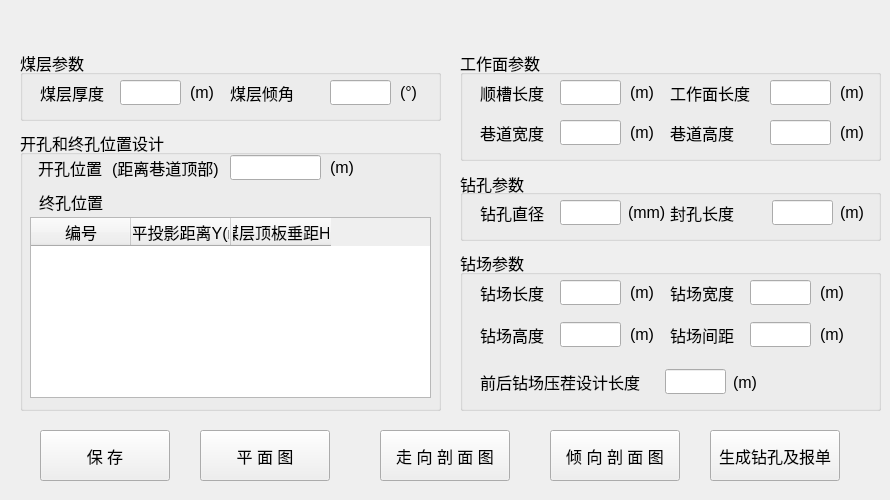
<?xml version="1.0" encoding="UTF-8"?>
<ui version="4.0">
 <class>gas_design_p3_2_dlg</class>
 <widget class="QWidget" name="gas_design_p3_2_dlg">
  <property name="geometry">
   <rect>
    <x>0</x>
    <y>0</y>
    <width>890</width>
    <height>500</height>
   </rect>
  </property>
  <property name="windowTitle">
   <string>顶板高位走向钻孔瓦斯抽采法</string>
  </property>
  <property name="windowIcon">
   <iconset resource="../usecad.qrc">
    <normaloff>:/images/cbm.ico</normaloff>:/images/cbm.ico</iconset>
  </property>
  <widget class="QWidget" name="widget_main" native="true">
   <property name="geometry">
    <rect>
     <x>0</x>
     <y>30</y>
     <width>891</width>
     <height>471</height>
    </rect>
   </property>
   <widget class="QPushButton" name="plane_graph">
    <property name="geometry">
     <rect>
      <x>200</x>
      <y>400</y>
      <width>130</width>
      <height>51</height>
     </rect>
    </property>
    <property name="font">
     <font>
      <pointsize>12</pointsize>
     </font>
    </property>
    <property name="text">
     <string>平 面 图</string>
    </property>
   </widget>
   <widget class="QGroupBox" name="groupBox_3">
    <property name="geometry">
     <rect>
      <x>460</x>
      <y>140</y>
      <width>421</width>
      <height>71</height>
     </rect>
    </property>
    <property name="font">
     <font>
      <pointsize>12</pointsize>
     </font>
    </property>
    <property name="title">
     <string>钻孔参数</string>
    </property>
    <property name="alignment">
     <set>Qt::AlignLeading|Qt::AlignLeft|Qt::AlignVCenter</set>
    </property>
    <widget class="QLineEdit" name="dp">
     <property name="geometry">
      <rect>
       <x>100</x>
       <y>30</y>
       <width>61</width>
       <height>25</height>
      </rect>
     </property>
     <property name="font">
      <font>
       <pointsize>12</pointsize>
      </font>
     </property>
    </widget>
    <widget class="QLabel" name="label_17">
     <property name="geometry">
      <rect>
       <x>20</x>
       <y>30</y>
       <width>81</width>
       <height>25</height>
      </rect>
     </property>
     <property name="font">
      <font>
       <pointsize>12</pointsize>
      </font>
     </property>
     <property name="text">
      <string>钻孔直径</string>
     </property>
    </widget>
    <widget class="QLabel" name="label_18">
     <property name="geometry">
      <rect>
       <x>168</x>
       <y>30</y>
       <width>41</width>
       <height>25</height>
      </rect>
     </property>
     <property name="font">
      <font>
       <pointsize>12</pointsize>
      </font>
     </property>
     <property name="text">
      <string>&lt;html&gt;&lt;head/&gt;&lt;body&gt;&lt;p&gt;(mm)&lt;/p&gt;&lt;/body&gt;&lt;/html&gt;</string>
     </property>
    </widget>
    <widget class="QLabel" name="label_38">
     <property name="geometry">
      <rect>
       <x>380</x>
       <y>30</y>
       <width>31</width>
       <height>25</height>
      </rect>
     </property>
     <property name="text">
      <string>(m)</string>
     </property>
    </widget>
    <widget class="QLineEdit" name="close_length">
     <property name="geometry">
      <rect>
       <x>312</x>
       <y>30</y>
       <width>61</width>
       <height>25</height>
      </rect>
     </property>
     <property name="font">
      <font>
       <pointsize>12</pointsize>
      </font>
     </property>
    </widget>
    <widget class="QLabel" name="label_37">
     <property name="geometry">
      <rect>
       <x>210</x>
       <y>30</y>
       <width>71</width>
       <height>25</height>
      </rect>
     </property>
     <property name="font">
      <font>
       <pointsize>12</pointsize>
      </font>
     </property>
     <property name="text">
      <string>封孔长度</string>
     </property>
    </widget>
   </widget>
   <widget class="QGroupBox" name="groupBox">
    <property name="geometry">
     <rect>
      <x>20</x>
      <y>20</y>
      <width>421</width>
      <height>71</height>
     </rect>
    </property>
    <property name="font">
     <font>
      <pointsize>12</pointsize>
     </font>
    </property>
    <property name="title">
     <string>煤层参数</string>
    </property>
    <widget class="QLineEdit" name="dip_angle">
     <property name="geometry">
      <rect>
       <x>310</x>
       <y>30</y>
       <width>61</width>
       <height>25</height>
      </rect>
     </property>
     <property name="font">
      <font>
       <pointsize>12</pointsize>
      </font>
     </property>
    </widget>
    <widget class="QLabel" name="label_10">
     <property name="geometry">
      <rect>
       <x>210</x>
       <y>30</y>
       <width>81</width>
       <height>25</height>
      </rect>
     </property>
     <property name="font">
      <font>
       <pointsize>12</pointsize>
      </font>
     </property>
     <property name="text">
      <string>煤层倾角</string>
     </property>
    </widget>
    <widget class="QLineEdit" name="thick">
     <property name="geometry">
      <rect>
       <x>100</x>
       <y>30</y>
       <width>61</width>
       <height>25</height>
      </rect>
     </property>
     <property name="font">
      <font>
       <pointsize>12</pointsize>
      </font>
     </property>
    </widget>
    <widget class="QLabel" name="label_7">
     <property name="geometry">
      <rect>
       <x>170</x>
       <y>30</y>
       <width>31</width>
       <height>25</height>
      </rect>
     </property>
     <property name="font">
      <font>
       <pointsize>12</pointsize>
      </font>
     </property>
     <property name="text">
      <string>&lt;html&gt;&lt;head/&gt;&lt;body&gt;&lt;p&gt;(m)&lt;/p&gt;&lt;/body&gt;&lt;/html&gt;</string>
     </property>
    </widget>
    <widget class="QLabel" name="label_9">
     <property name="geometry">
      <rect>
       <x>380</x>
       <y>30</y>
       <width>31</width>
       <height>25</height>
      </rect>
     </property>
     <property name="font">
      <font>
       <pointsize>12</pointsize>
      </font>
     </property>
     <property name="text">
      <string>&lt;html&gt;&lt;head/&gt;&lt;body&gt;&lt;p&gt;(°)&lt;/p&gt;&lt;/body&gt;&lt;/html&gt;</string>
     </property>
    </widget>
    <widget class="QLabel" name="label_6">
     <property name="geometry">
      <rect>
       <x>20</x>
       <y>30</y>
       <width>81</width>
       <height>25</height>
      </rect>
     </property>
     <property name="font">
      <font>
       <pointsize>12</pointsize>
      </font>
     </property>
     <property name="text">
      <string>煤层厚度</string>
     </property>
    </widget>
   </widget>
   <widget class="QPushButton" name="dip_graph">
    <property name="geometry">
     <rect>
      <x>550</x>
      <y>400</y>
      <width>130</width>
      <height>51</height>
     </rect>
    </property>
    <property name="font">
     <font>
      <pointsize>12</pointsize>
     </font>
    </property>
    <property name="text">
     <string>倾 向 剖 面 图</string>
    </property>
   </widget>
   <widget class="QGroupBox" name="groupBox_2">
    <property name="geometry">
     <rect>
      <x>460</x>
      <y>20</y>
      <width>421</width>
      <height>111</height>
     </rect>
    </property>
    <property name="font">
     <font>
      <pointsize>12</pointsize>
     </font>
    </property>
    <property name="title">
     <string>工作面参数</string>
    </property>
    <widget class="QLineEdit" name="l2">
     <property name="geometry">
      <rect>
       <x>310</x>
       <y>30</y>
       <width>61</width>
       <height>25</height>
      </rect>
     </property>
     <property name="font">
      <font>
       <pointsize>12</pointsize>
      </font>
     </property>
    </widget>
    <widget class="QLabel" name="label_11">
     <property name="geometry">
      <rect>
       <x>210</x>
       <y>30</y>
       <width>81</width>
       <height>25</height>
      </rect>
     </property>
     <property name="font">
      <font>
       <pointsize>12</pointsize>
      </font>
     </property>
     <property name="text">
      <string>工作面长度</string>
     </property>
    </widget>
    <widget class="QLineEdit" name="l1">
     <property name="geometry">
      <rect>
       <x>100</x>
       <y>30</y>
       <width>61</width>
       <height>25</height>
      </rect>
     </property>
     <property name="font">
      <font>
       <pointsize>12</pointsize>
      </font>
     </property>
    </widget>
    <widget class="QLabel" name="label_13">
     <property name="geometry">
      <rect>
       <x>20</x>
       <y>30</y>
       <width>81</width>
       <height>25</height>
      </rect>
     </property>
     <property name="font">
      <font>
       <pointsize>12</pointsize>
      </font>
     </property>
     <property name="text">
      <string>顺槽长度</string>
     </property>
    </widget>
    <widget class="QLineEdit" name="h">
     <property name="geometry">
      <rect>
       <x>310</x>
       <y>70</y>
       <width>61</width>
       <height>25</height>
      </rect>
     </property>
     <property name="font">
      <font>
       <pointsize>12</pointsize>
      </font>
     </property>
    </widget>
    <widget class="QLabel" name="label_14">
     <property name="geometry">
      <rect>
       <x>20</x>
       <y>70</y>
       <width>81</width>
       <height>25</height>
      </rect>
     </property>
     <property name="font">
      <font>
       <pointsize>12</pointsize>
      </font>
     </property>
     <property name="text">
      <string>巷道宽度</string>
     </property>
    </widget>
    <widget class="QLabel" name="label_12">
     <property name="geometry">
      <rect>
       <x>210</x>
       <y>70</y>
       <width>71</width>
       <height>25</height>
      </rect>
     </property>
     <property name="font">
      <font>
       <pointsize>12</pointsize>
      </font>
     </property>
     <property name="text">
      <string>巷道高度</string>
     </property>
    </widget>
    <widget class="QLineEdit" name="w">
     <property name="geometry">
      <rect>
       <x>100</x>
       <y>70</y>
       <width>61</width>
       <height>25</height>
      </rect>
     </property>
     <property name="font">
      <font>
       <pointsize>12</pointsize>
      </font>
     </property>
    </widget>
    <widget class="QLabel" name="label_8">
     <property name="geometry">
      <rect>
       <x>170</x>
       <y>30</y>
       <width>31</width>
       <height>25</height>
      </rect>
     </property>
     <property name="font">
      <font>
       <pointsize>12</pointsize>
      </font>
     </property>
     <property name="text">
      <string>&lt;html&gt;&lt;head/&gt;&lt;body&gt;&lt;p&gt;(m)&lt;/p&gt;&lt;/body&gt;&lt;/html&gt;</string>
     </property>
    </widget>
    <widget class="QLabel" name="label_16">
     <property name="geometry">
      <rect>
       <x>170</x>
       <y>70</y>
       <width>31</width>
       <height>25</height>
      </rect>
     </property>
     <property name="font">
      <font>
       <pointsize>12</pointsize>
      </font>
     </property>
     <property name="text">
      <string>&lt;html&gt;&lt;head/&gt;&lt;body&gt;&lt;p&gt;(m)&lt;/p&gt;&lt;/body&gt;&lt;/html&gt;</string>
     </property>
    </widget>
    <widget class="QLabel" name="label_24">
     <property name="geometry">
      <rect>
       <x>380</x>
       <y>70</y>
       <width>31</width>
       <height>25</height>
      </rect>
     </property>
     <property name="font">
      <font>
       <pointsize>12</pointsize>
      </font>
     </property>
     <property name="text">
      <string>&lt;html&gt;&lt;head/&gt;&lt;body&gt;&lt;p&gt;(m)&lt;/p&gt;&lt;/body&gt;&lt;/html&gt;</string>
     </property>
    </widget>
    <widget class="QLabel" name="label_25">
     <property name="geometry">
      <rect>
       <x>380</x>
       <y>30</y>
       <width>31</width>
       <height>25</height>
      </rect>
     </property>
     <property name="font">
      <font>
       <pointsize>12</pointsize>
      </font>
     </property>
     <property name="text">
      <string>&lt;html&gt;&lt;head/&gt;&lt;body&gt;&lt;p&gt;(m)&lt;/p&gt;&lt;/body&gt;&lt;/html&gt;</string>
     </property>
    </widget>
   </widget>
   <widget class="QPushButton" name="head_graph">
    <property name="geometry">
     <rect>
      <x>380</x>
      <y>400</y>
      <width>130</width>
      <height>51</height>
     </rect>
    </property>
    <property name="font">
     <font>
      <pointsize>12</pointsize>
     </font>
    </property>
    <property name="text">
     <string>走 向 剖 面 图</string>
    </property>
   </widget>
   <widget class="QPushButton" name="create_report">
    <property name="geometry">
     <rect>
      <x>710</x>
      <y>400</y>
      <width>130</width>
      <height>51</height>
     </rect>
    </property>
    <property name="font">
     <font>
      <pointsize>12</pointsize>
     </font>
    </property>
    <property name="text">
     <string>生成钻孔及报单</string>
    </property>
   </widget>
   <widget class="QPushButton" name="save">
    <property name="geometry">
     <rect>
      <x>40</x>
      <y>400</y>
      <width>130</width>
      <height>51</height>
     </rect>
    </property>
    <property name="font">
     <font>
      <pointsize>12</pointsize>
     </font>
    </property>
    <property name="autoFillBackground">
     <bool>false</bool>
    </property>
    <property name="text">
     <string>保 存</string>
    </property>
   </widget>
   <widget class="QGroupBox" name="groupBox_4">
    <property name="geometry">
     <rect>
      <x>20</x>
      <y>100</y>
      <width>421</width>
      <height>281</height>
     </rect>
    </property>
    <property name="font">
     <font>
      <pointsize>12</pointsize>
     </font>
    </property>
    <property name="title">
     <string>开孔和终孔位置设计</string>
    </property>
    <widget class="QLabel" name="label_43">
     <property name="geometry">
      <rect>
       <x>92</x>
       <y>25</y>
       <width>121</width>
       <height>25</height>
      </rect>
     </property>
     <property name="text">
      <string>(距离巷道顶部)</string>
     </property>
    </widget>
    <widget class="QLabel" name="label_44">
     <property name="geometry">
      <rect>
       <x>18</x>
       <y>25</y>
       <width>71</width>
       <height>25</height>
      </rect>
     </property>
     <property name="font">
      <font>
       <pointsize>12</pointsize>
      </font>
     </property>
     <property name="text">
      <string>开孔位置</string>
     </property>
    </widget>
    <widget class="QLineEdit" name="begin_dist">
     <property name="geometry">
      <rect>
       <x>210</x>
       <y>25</y>
       <width>91</width>
       <height>25</height>
      </rect>
     </property>
     <property name="font">
      <font>
       <pointsize>12</pointsize>
      </font>
     </property>
    </widget>
    <widget class="QLabel" name="label_47">
     <property name="geometry">
      <rect>
       <x>310</x>
       <y>25</y>
       <width>31</width>
       <height>25</height>
      </rect>
     </property>
     <property name="text">
      <string>(m)</string>
     </property>
    </widget>
    <widget class="QTableWidget" name="pore">
     <property name="geometry">
      <rect>
       <x>10</x>
       <y>87</y>
       <width>401</width>
       <height>181</height>
      </rect>
     </property>
     <property name="font">
      <font>
       <pointsize>12</pointsize>
      </font>
     </property>
     <column>
      <property name="text">
       <string>编号</string>
      </property>
     </column>
     <column>
      <property name="text">
       <string>水平投影距离Y(m)</string>
      </property>
     </column>
     <column>
      <property name="text">
       <string>与煤层顶板垂距H(m)</string>
      </property>
     </column>
    </widget>
    <widget class="QLabel" name="label_48">
     <property name="geometry">
      <rect>
       <x>19</x>
       <y>59</y>
       <width>71</width>
       <height>25</height>
      </rect>
     </property>
     <property name="font">
      <font>
       <pointsize>12</pointsize>
      </font>
     </property>
     <property name="text">
      <string>终孔位置</string>
     </property>
    </widget>
    <widget class="QPushButton" name="plus">
     <property name="geometry">
      <rect>
       <x>100</x>
       <y>56</y>
       <width>21</width>
       <height>21</height>
      </rect>
     </property>
     <property name="font">
      <font>
       <pointsize>12</pointsize>
      </font>
     </property>
     <property name="autoFillBackground">
      <bool>false</bool>
     </property>
     <property name="text">
      <string/>
     </property>
     <property name="icon">
      <iconset resource="../usecad.qrc">
       <normaloff>:/images/plus.png</normaloff>:/images/plus.png</iconset>
     </property>
     <property name="flat">
      <bool>true</bool>
     </property>
    </widget>
    <widget class="QPushButton" name="minus">
     <property name="geometry">
      <rect>
       <x>140</x>
       <y>56</y>
       <width>21</width>
       <height>21</height>
      </rect>
     </property>
     <property name="font">
      <font>
       <pointsize>12</pointsize>
      </font>
     </property>
     <property name="autoFillBackground">
      <bool>false</bool>
     </property>
     <property name="text">
      <string/>
     </property>
     <property name="icon">
      <iconset resource="../usecad.qrc">
       <normaloff>:/images/minus.png</normaloff>:/images/minus.png</iconset>
     </property>
     <property name="flat">
      <bool>true</bool>
     </property>
    </widget>
    <widget class="QPushButton" name="up">
     <property name="geometry">
      <rect>
       <x>179</x>
       <y>57</y>
       <width>21</width>
       <height>21</height>
      </rect>
     </property>
     <property name="font">
      <font>
       <pointsize>12</pointsize>
      </font>
     </property>
     <property name="autoFillBackground">
      <bool>false</bool>
     </property>
     <property name="text">
      <string/>
     </property>
     <property name="icon">
      <iconset resource="../usecad.qrc">
       <normaloff>:/images/up.png</normaloff>:/images/up.png</iconset>
     </property>
     <property name="flat">
      <bool>true</bool>
     </property>
    </widget>
    <widget class="QPushButton" name="down">
     <property name="geometry">
      <rect>
       <x>221</x>
       <y>57</y>
       <width>21</width>
       <height>21</height>
      </rect>
     </property>
     <property name="font">
      <font>
       <pointsize>12</pointsize>
      </font>
     </property>
     <property name="autoFillBackground">
      <bool>false</bool>
     </property>
     <property name="text">
      <string/>
     </property>
     <property name="icon">
      <iconset resource="../usecad.qrc">
       <normaloff>:/images/down.png</normaloff>:/images/down.png</iconset>
     </property>
     <property name="flat">
      <bool>true</bool>
     </property>
    </widget>
   </widget>
   <widget class="QGroupBox" name="groupBox_6">
    <property name="geometry">
     <rect>
      <x>460</x>
      <y>220</y>
      <width>421</width>
      <height>161</height>
     </rect>
    </property>
    <property name="font">
     <font>
      <pointsize>12</pointsize>
     </font>
    </property>
    <property name="title">
     <string>钻场参数</string>
    </property>
    <widget class="QLineEdit" name="ws">
     <property name="geometry">
      <rect>
       <x>290</x>
       <y>30</y>
       <width>61</width>
       <height>25</height>
      </rect>
     </property>
     <property name="font">
      <font>
       <pointsize>12</pointsize>
      </font>
     </property>
    </widget>
    <widget class="QLabel" name="label_26">
     <property name="geometry">
      <rect>
       <x>210</x>
       <y>30</y>
       <width>71</width>
       <height>25</height>
      </rect>
     </property>
     <property name="font">
      <font>
       <pointsize>12</pointsize>
      </font>
     </property>
     <property name="text">
      <string>钻场宽度</string>
     </property>
    </widget>
    <widget class="QLineEdit" name="ls">
     <property name="geometry">
      <rect>
       <x>100</x>
       <y>30</y>
       <width>61</width>
       <height>25</height>
      </rect>
     </property>
     <property name="font">
      <font>
       <pointsize>12</pointsize>
      </font>
     </property>
    </widget>
    <widget class="QLabel" name="label_27">
     <property name="geometry">
      <rect>
       <x>20</x>
       <y>30</y>
       <width>71</width>
       <height>25</height>
      </rect>
     </property>
     <property name="font">
      <font>
       <pointsize>12</pointsize>
      </font>
     </property>
     <property name="text">
      <string>钻场长度</string>
     </property>
    </widget>
    <widget class="QLineEdit" name="gs">
     <property name="geometry">
      <rect>
       <x>290</x>
       <y>72</y>
       <width>61</width>
       <height>25</height>
      </rect>
     </property>
     <property name="font">
      <font>
       <pointsize>12</pointsize>
      </font>
     </property>
    </widget>
    <widget class="QLabel" name="label_28">
     <property name="geometry">
      <rect>
       <x>20</x>
       <y>72</y>
       <width>71</width>
       <height>25</height>
      </rect>
     </property>
     <property name="font">
      <font>
       <pointsize>12</pointsize>
      </font>
     </property>
     <property name="text">
      <string>钻场高度</string>
     </property>
    </widget>
    <widget class="QLabel" name="label_29">
     <property name="geometry">
      <rect>
       <x>210</x>
       <y>72</y>
       <width>71</width>
       <height>25</height>
      </rect>
     </property>
     <property name="font">
      <font>
       <pointsize>12</pointsize>
      </font>
     </property>
     <property name="text">
      <string>钻场间距</string>
     </property>
    </widget>
    <widget class="QLineEdit" name="hs">
     <property name="geometry">
      <rect>
       <x>100</x>
       <y>72</y>
       <width>61</width>
       <height>25</height>
      </rect>
     </property>
     <property name="font">
      <font>
       <pointsize>12</pointsize>
      </font>
     </property>
    </widget>
    <widget class="QLabel" name="label_33">
     <property name="geometry">
      <rect>
       <x>170</x>
       <y>30</y>
       <width>31</width>
       <height>25</height>
      </rect>
     </property>
     <property name="text">
      <string>(m)</string>
     </property>
    </widget>
    <widget class="QLabel" name="label_34">
     <property name="geometry">
      <rect>
       <x>360</x>
       <y>30</y>
       <width>31</width>
       <height>25</height>
      </rect>
     </property>
     <property name="text">
      <string>(m)</string>
     </property>
    </widget>
    <widget class="QLabel" name="label_35">
     <property name="geometry">
      <rect>
       <x>170</x>
       <y>72</y>
       <width>31</width>
       <height>25</height>
      </rect>
     </property>
     <property name="text">
      <string>(m)</string>
     </property>
    </widget>
    <widget class="QLabel" name="label_36">
     <property name="geometry">
      <rect>
       <x>360</x>
       <y>72</y>
       <width>31</width>
       <height>25</height>
      </rect>
     </property>
     <property name="text">
      <string>(m)</string>
     </property>
    </widget>
    <widget class="QLabel" name="label_23">
     <property name="geometry">
      <rect>
       <x>273</x>
       <y>120</y>
       <width>41</width>
       <height>25</height>
      </rect>
     </property>
     <property name="font">
      <font>
       <pointsize>12</pointsize>
      </font>
     </property>
     <property name="text">
      <string>&lt;html&gt;&lt;head/&gt;&lt;body&gt;&lt;p&gt;(m)&lt;/p&gt;&lt;/body&gt;&lt;/html&gt;</string>
     </property>
    </widget>
    <widget class="QLabel" name="label_22">
     <property name="geometry">
      <rect>
       <x>20</x>
       <y>119</y>
       <width>181</width>
       <height>25</height>
      </rect>
     </property>
     <property name="font">
      <font>
       <pointsize>12</pointsize>
      </font>
     </property>
     <property name="text">
      <string>前后钻场压茬设计长度</string>
     </property>
    </widget>
    <widget class="QLineEdit" name="pore_stubble">
     <property name="geometry">
      <rect>
       <x>205</x>
       <y>119</y>
       <width>61</width>
       <height>25</height>
      </rect>
     </property>
     <property name="font">
      <font>
       <pointsize>12</pointsize>
      </font>
     </property>
    </widget>
   </widget>
  </widget>
  <widget class="QWidget" name="widget_title" native="true">
   <property name="geometry">
    <rect>
     <x>0</x>
     <y>0</y>
     <width>891</width>
     <height>31</height>
    </rect>
   </property>
   <widget class="QLabel" name="lab_Ico">
    <property name="geometry">
     <rect>
      <x>0</x>
      <y>0</y>
      <width>31</width>
      <height>31</height>
     </rect>
    </property>
    <property name="sizePolicy">
     <sizepolicy hsizetype="Minimum" vsizetype="Preferred">
      <horstretch>0</horstretch>
      <verstretch>0</verstretch>
     </sizepolicy>
    </property>
    <property name="minimumSize">
     <size>
      <width>30</width>
      <height>0</height>
     </size>
    </property>
    <property name="text">
     <string>&lt;!DOCTYPE HTML PUBLIC &quot;-//W3C//DTD HTML 4.0//EN&quot; &quot;http://www.w3.org/TR/REC-html40/strict.dtd&quot;&gt;
&lt;html&gt;&lt;head&gt;&lt;meta name=&quot;qrichtext&quot; content=&quot;1&quot; /&gt;&lt;style type=&quot;text/css&quot;&gt;
p, li { white-space: pre-wrap; }
&lt;/style&gt;&lt;/head&gt;&lt;body style=&quot; font-family:'SimSun'; font-size:9pt; font-weight:400; font-style:normal;&quot;&gt;
&lt;p style=&quot;-qt-paragraph-type:empty; margin-top:0px; margin-bottom:0px; margin-left:0px; margin-right:0px; -qt-block-indent:0; text-indent:0px;&quot;&gt;&lt;br /&gt;&lt;/p&gt;&lt;/body&gt;&lt;/html&gt;</string>
    </property>
    <property name="alignment">
     <set>Qt::AlignCenter</set>
    </property>
   </widget>
   <widget class="QLabel" name="lab_Title">
    <property name="geometry">
     <rect>
      <x>40</x>
      <y>0</y>
      <width>521</width>
      <height>31</height>
     </rect>
    </property>
    <property name="sizePolicy">
     <sizepolicy hsizetype="Expanding" vsizetype="Preferred">
      <horstretch>0</horstretch>
      <verstretch>0</verstretch>
     </sizepolicy>
    </property>
    <property name="styleSheet">
     <string notr="true">font: 10pt &quot;微软雅黑&quot;;</string>
    </property>
    <property name="text">
     <string/>
    </property>
    <property name="alignment">
     <set>Qt::AlignLeading|Qt::AlignLeft|Qt::AlignVCenter</set>
    </property>
   </widget>
   <widget class="QPushButton" name="btnMenu_Close">
    <property name="geometry">
     <rect>
      <x>850</x>
      <y>0</y>
      <width>41</width>
      <height>31</height>
     </rect>
    </property>
    <property name="sizePolicy">
     <sizepolicy hsizetype="Minimum" vsizetype="Expanding">
      <horstretch>0</horstretch>
      <verstretch>0</verstretch>
     </sizepolicy>
    </property>
    <property name="minimumSize">
     <size>
      <width>40</width>
      <height>0</height>
     </size>
    </property>
    <property name="font">
     <font>
      <pointsize>12</pointsize>
     </font>
    </property>
    <property name="cursor">
     <cursorShape>ArrowCursor</cursorShape>
    </property>
    <property name="focusPolicy">
     <enum>Qt::NoFocus</enum>
    </property>
    <property name="text">
     <string/>
    </property>
    <property name="iconSize">
     <size>
      <width>32</width>
      <height>32</height>
     </size>
    </property>
    <property name="flat">
     <bool>true</bool>
    </property>
   </widget>
  </widget>
 </widget>
 <tabstops>
  <tabstop>thick</tabstop>
  <tabstop>dip_angle</tabstop>
  <tabstop>l1</tabstop>
  <tabstop>l2</tabstop>
  <tabstop>w</tabstop>
  <tabstop>h</tabstop>
  <tabstop>dp</tabstop>
  <tabstop>close_length</tabstop>
  <tabstop>ls</tabstop>
  <tabstop>ws</tabstop>
  <tabstop>hs</tabstop>
  <tabstop>gs</tabstop>
  <tabstop>pore_stubble</tabstop>
  <tabstop>begin_dist</tabstop>
  <tabstop>plus</tabstop>
  <tabstop>minus</tabstop>
  <tabstop>up</tabstop>
  <tabstop>down</tabstop>
  <tabstop>pore</tabstop>
  <tabstop>save</tabstop>
  <tabstop>plane_graph</tabstop>
  <tabstop>head_graph</tabstop>
  <tabstop>dip_graph</tabstop>
  <tabstop>create_report</tabstop>
 </tabstops>
 <resources>
  <include location="../usecad.qrc"/>
 </resources>
 <connections/>
</ui>
